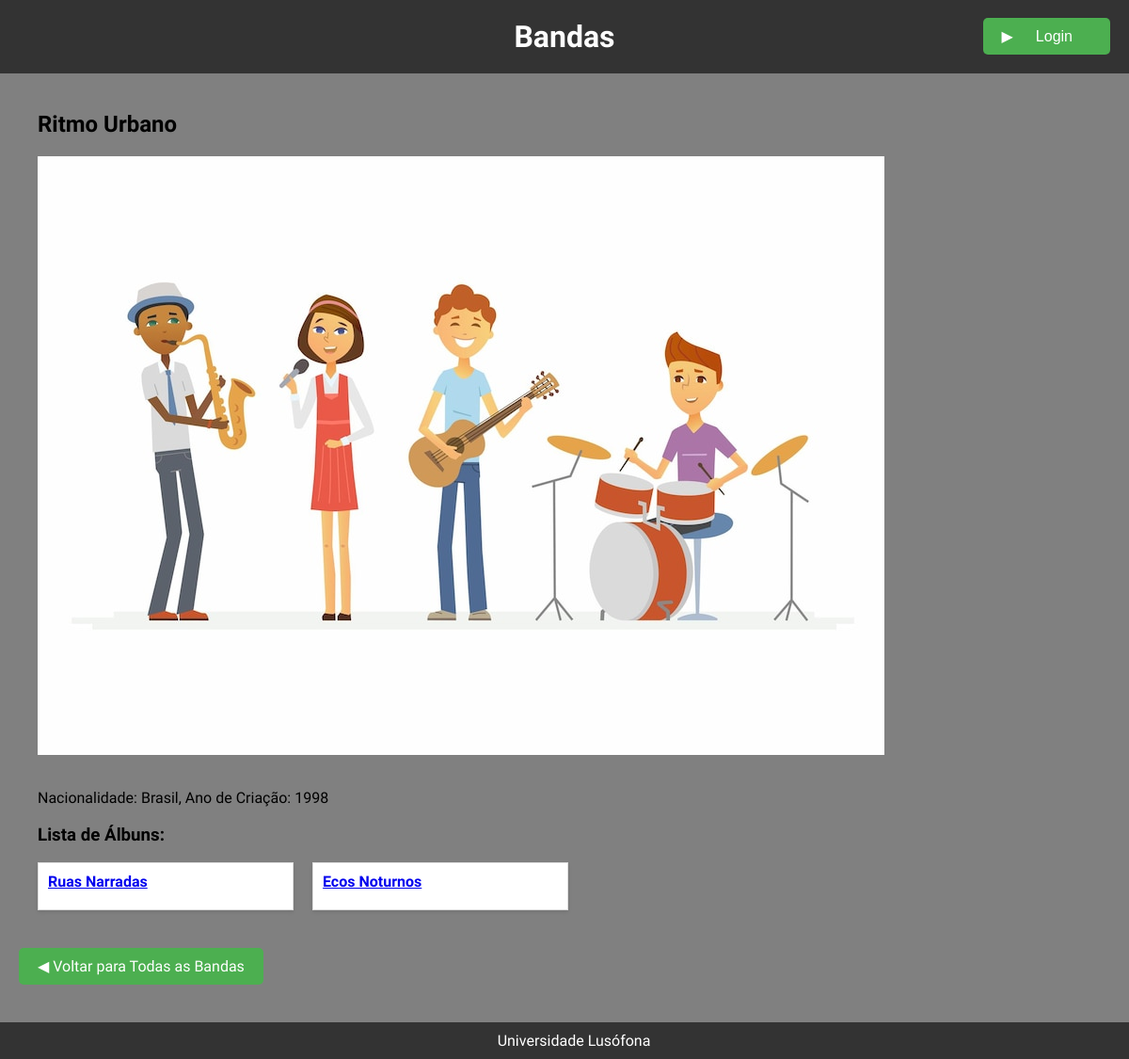
The page /bandas/banda/51/ on the database its author committed.
### bandas/models.py (models this page shows, shortened)
class Banda(models.Model):
    nome = models.CharField(max_length=100)
    foto = models.ImageField(upload_to='bandas/', null=True, blank=True)
    info = models.TextField()
    biografia = models.TextField(default='', null=True, blank=True)  # Novo campo

class Album(models.Model):
    banda = models.ForeignKey(Banda, on_delete=models.CASCADE, related_name='albuns')
    titulo = models.CharField(max_length=100)
    capa = models.ImageField(upload_to='bandas/', null=True, blank=True)
    ano_lancamento = models.PositiveIntegerField()

### bandas/views.py (the view)
# urls.py: path('banda/<int:banda_id>/', views.banda_view, name='banda'),
def banda_view(request, banda_id):
    context = {
        'banda': Banda.objects.get(id=banda_id),
    }
    return render(request, "bandas/banda.html", context)

### bandas/templates/bandas/banda.html (shortened to what this page needs)
{% extends 'bandas/layout.html' %}
{% block content %}
<div class="banda-details">
    <h2>{{ banda.nome }}</h2>
    {% if banda.foto %}
        <img src="{{ banda.foto.url }}" alt="Foto de {{ banda.nome }}">
    {% endif %}
    <p>{{ banda.info }}</p>
    <h3>Lista de Álbuns:</h3>
    <div class="album-list">
        {% for album in banda.albuns.all %}
            <div class="album-item">
                <h4><a href="{% url 'bandas:album' album.id %}">{{ album.titulo }}</a></h4>
            </div>
        {% endfor %}
    </div>
</div>
<a href="{% url 'bandas:index' %}" class="return-link">◀ Voltar para Todas as Bandas</a>
{% endblock %}

### bandas/static/bandas/estilo.css (style rules this page uses)
html, body { height: 100%; margin: 0; padding: 0; background: grey; font-family: 'Times New Roman', serif; }
body { display: flex; flex-direction: column; }
.banda-details { margin: 20px; }
.banda-details img { max-width: 100%; height: auto; margin-bottom: 20px; }
.album-list { display: flex; flex-wrap: wrap; gap: 20px; }
.album-item { background-color: #fff; border: 1px solid #ddd; padding: 10px; box-shadow: 0 2px 4px rgba(0, 0, 0, 0.1); width: 250px; }
.album-item h4 { margin: 0 0 10px 0; }
.banda-item, .album-item { transition: transform 0.2s; }
.return-link { display: inline-block; color: #fff; text-decoration: none; background-color: #4CAF50; border: none; padding: 10px 20px; border-radius: 5px; cursor: pointer; font-size: 16px; text-align: center; margin: 20px auto; width: fit-content; }

### rows shown on the page
Banda: nome "Ritmo Urbano", foto (picture), info "Nacionalidade: Brasil, Ano de Criação: 1998"
Album: titulo "Ruas Narradas"
Album: titulo "Ecos Noturnos"
